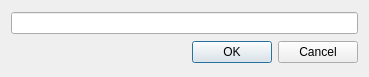
<?xml version="1.0" encoding="UTF-8"?>
<ui version="4.0">
 <class>QuickAddDialog</class>
 <widget class="QDialog" name="QuickAddDialog">
  <property name="geometry">
   <rect>
    <x>0</x>
    <y>0</y>
    <width>369</width>
    <height>77</height>
   </rect>
  </property>
  <property name="windowTitle">
   <string>Add New Todo</string>
  </property>
  <layout class="QVBoxLayout" name="verticalLayout">
   <item>
    <widget class="QLineEdit" name="lineEdit"/>
   </item>
   <item>
    <widget class="QDialogButtonBox" name="buttonBox">
     <property name="orientation">
      <enum>Qt::Horizontal</enum>
     </property>
     <property name="standardButtons">
      <set>QDialogButtonBox::Cancel|QDialogButtonBox::Ok</set>
     </property>
    </widget>
   </item>
  </layout>
 </widget>
 <resources/>
 <connections>
  <connection>
   <sender>buttonBox</sender>
   <signal>accepted()</signal>
   <receiver>QuickAddDialog</receiver>
   <slot>accept()</slot>
   <hints>
    <hint type="sourcelabel">
     <x>248</x>
     <y>254</y>
    </hint>
    <hint type="destinationlabel">
     <x>157</x>
     <y>274</y>
    </hint>
   </hints>
  </connection>
  <connection>
   <sender>buttonBox</sender>
   <signal>rejected()</signal>
   <receiver>QuickAddDialog</receiver>
   <slot>reject()</slot>
   <hints>
    <hint type="sourcelabel">
     <x>316</x>
     <y>260</y>
    </hint>
    <hint type="destinationlabel">
     <x>286</x>
     <y>274</y>
    </hint>
   </hints>
  </connection>
 </connections>
</ui>
